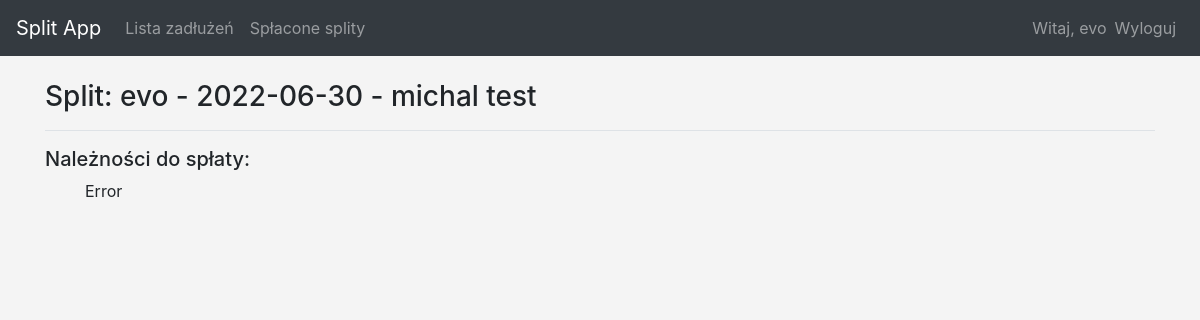
/transactions_archive/23/ (signed in), run on an earlier commit of the app's database.
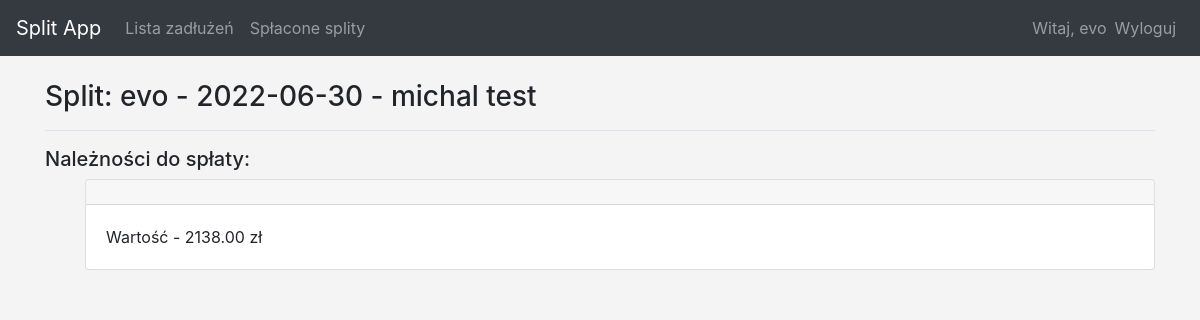
And on a later commit of the database.
### split_app/models.py (models this page shows, shortened)
class Obligation(models.Model):
    transaction = models.ForeignKey(
        Transaction, related_name="obligation", on_delete=models.CASCADE
    )
    user = models.ForeignKey(User, on_delete=models.CASCADE)
    desc = models.TextField(blank=True, null=True)
    value = models.DecimalField(max_digits=6, decimal_places=2)
    optional_value = models.DecimalField(
        max_digits=6, decimal_places=2, null=True, blank=True
    )
    o_status = models.CharField(default=c.new, choices=c.status, max_length=16)
    payment_date = models.DateField(
        default=django.utils.timezone.now, null=True, blank=True
    )
    @property
    def suma(self):
        if self.optional_value:
            return self.value + self.optional_value
        return self.value

### split_app/views.py (the view)
# urls.py: path("transactions_archive/<int:transaction_id>/", views.transaction_a, name="transaction_a"),
@login_required
def transaction_a(req, transaction_id):
    transaction_a = Transaction.objects.get(id=transaction_id)
    obligations = Obligation.objects.filter(
        Q(transaction=transaction_id) & Q(o_status="Done")
    )
    context = {"transaction_a": transaction_a, "obligations": obligations}
    return render(req, "split_app/transaction_a.html", context)

### split_app/models.py (called while the page is built)
    def __str__(self):
        return f"{self.owner} - {self.t_date} - {self.t_desc}"

### split_app/templates/split_app/transaction_a.html (shortened to what this page needs)
{% extends 'split_app/base.html' %}
{% block page_header %}
    <h3>Split: {{ transaction_a }}</h3>
{% endblock page_header %}
{% block content %}
    {% load i18n %}
<h5 class="display-5">Należności do spłaty:</h5>
<ul>
{% for oblig in obligations %}
    <div class="card mb-3">
        <h4 class="card-header">
        </h4>
    <div class="card-body">
           Wartość -  {{ oblig.suma }} zł
    </div>
    </div>
{% empty %}
    <p>Error</p>
{% endfor %}
</ul>
{% endblock %}

What changed in the data, as far as the page shows it:
now on this page (row edited): Obligation: suma "2138.00"
Also different on the page:
text no longer shown: "Error"
